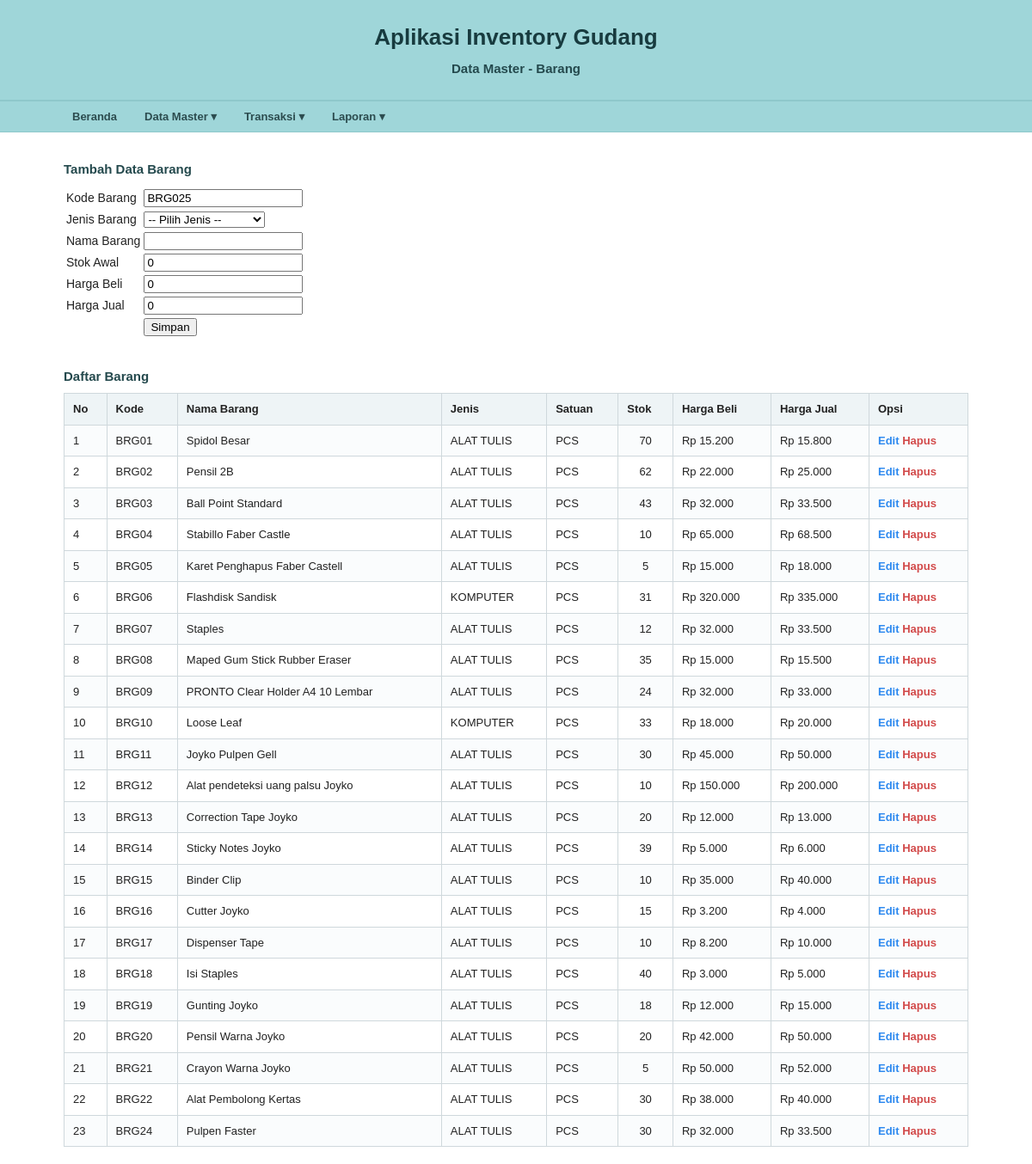
The app's page /master/barang.php with its own data.
### tables this page shows
CREATE TABLE `tb_barang` (
  `kd_barang` varchar(100) NOT NULL,
  `kode_jenis` varchar(20) DEFAULT NULL,
  `nama_barang` varchar(255) DEFAULT NULL,
  `stok` int(11) DEFAULT NULL,
  `harga_beli` int(11) DEFAULT NULL,
  `harga_jual` int(11) DEFAULT NULL,
  `gambar_produk` text DEFAULT NULL
);

CREATE TABLE `tb_jenis` (
  `kode_jenis` varchar(20) NOT NULL,
  `jenis` varchar(50) DEFAULT NULL,
  `satuan` varchar(30) DEFAULT NULL
);

### classes/Database.php (called while the page is built, shortened)
<?php
class Database {
    private static $instance = null;
    private $koneksi;
    private function __construct() {
        $host     = "localhost";
        $username = "root";
        $password = "";
        $database = "db_inventory";
        $this->koneksi = mysqli_connect($host, $username, $password, $database);
        mysqli_set_charset($this->koneksi, "utf8");
    }
    public static function getInstance() {
        if (self::$instance === null) {
            self::$instance = new Database();
        }
        return self::$instance;
    }
    public function query($sql) {
        return mysqli_query($this->koneksi, $sql);
    }
}

### classes/Barang.php (called while the page is built, shortened)
<?php
require_once __DIR__ . '/Database.php';
class Barang {
    private $db;
    public function __construct() {
        $this->db = Database::getInstance();
    }
    public function getAll() {
        $sql = "SELECT b.*, j.jenis, j.satuan
                FROM tb_barang b
                JOIN tb_jenis j ON b.kode_jenis = j.kode_jenis
                ORDER BY b.kd_barang";
        return $this->db->query($sql);
    }
    public function generateKode() {
        $res = $this->db->query("SELECT kd_barang FROM tb_barang ORDER BY kd_barang DESC LIMIT 1");
        $row  = mysqli_fetch_assoc($res);
        $last = (int)substr($row['kd_barang'], 3);
        return 'BRG' . str_pad($last + 1, 3, '0', STR_PAD_LEFT);
    }
}

### master/barang.php (the view, shortened to what this page needs)
<?php
require_once ROOT . '/classes/Barang.php';
$barang = new Barang();
$editData = null;
$autoKode = $barang->generateKode();
function rupiah($n) { return 'Rp ' . number_format($n, 0, ',', '.'); }
?>
<!DOCTYPE html>
<html lang="id">
<head>
  <link rel="stylesheet" href="<?= ROOT ?>/style.css">
</head>
<body>
<div class="judul">
  <h1>Aplikasi Inventory Gudang</h1>
  <h2>Data Master - Barang</h2>
</div>
<?php include ROOT . '/includes/navbar.php'; ?>
<div class="container">
  <h3><?= $editData ? 'Edit' : 'Tambah' ?> Data Barang</h3>
  <form action="barang.php" method="post">
    <table>
      <tr>
        <td>Kode Barang</td>
        <td><input type="text" name="kd_barang"
             value="<?= $editData ? $editData['kd_barang'] : $autoKode ?>"
             <?= $editData ? 'readonly' : '' ?> required></td>
      </tr>
      <tr>
        <td>Jenis Barang</td>
        <td>
          <select name="kode_jenis" required>
            <option value="">-- Pilih Jenis --</option>
          </select>
        </td>
      </tr>
      <tr>
        <td>Nama Barang</td>
        <td><input type="text" name="nama_barang" value="<?= $editData['nama_barang'] ?? '' ?>" required></td>
      </tr>
      <tr>
        <td>Stok Awal</td>
        <td><input type="number" name="stok" value="<?= $editData['stok'] ?? 0 ?>" min="0" required></td>
      </tr>
      <tr>
        <td>Harga Beli</td>
        <td><input type="number" name="harga_beli" value="<?= $editData['harga_beli'] ?? 0 ?>" min="0" required></td>
      </tr>
      <tr>
        <td>Harga Jual</td>
        <td><input type="number" name="harga_jual" value="<?= $editData['harga_jual'] ?? 0 ?>" min="0" required></td>
      </tr>
      <tr>
        <td></td>
        <td>
          <input type="submit" value="<?= $editData ? 'Update' : 'Simpan' ?>">
        </td>
      </tr>
    </table>
  </form>
  <br>
  <h3>Daftar Barang</h3>
  <table border="1" class="table">
    <tr>
      <th>No</th><th>Kode</th><th>Nama Barang</th><th>Jenis</th>
      <th>Satuan</th><th>Stok</th><th>Harga Beli</th><th>Harga Jual</th><th>Opsi</th>
    </tr>
    <?php $no=1; $res=$barang->getAll(); while($d=mysqli_fetch_assoc($res)): ?>
    <tr>
      <td><?= $no++ ?></td>
      <td><?= $d['kd_barang'] ?></td>
      <td><?= $d['nama_barang'] ?></td>
      <td><?= $d['jenis'] ?></td>
      <td><?= $d['satuan'] ?></td>
      <td style="text-align:center;<?= $d['stok']<5?'color:#d32f2f;font-weight:700;':'' ?>"><?= $d['stok'] ?></td>
      <td><?= rupiah($d['harga_beli']) ?></td>
      <td><?= rupiah($d['harga_jual']) ?></td>
      <td>
        <a class="edit" href="barang.php?edit=<?= urlencode($d['kd_barang']) ?>">Edit</a>
        <a class="hapus" href="barang.php?hapus=<?= urlencode($d['kd_barang']) ?>"
           onclick="return confirm('Hapus barang ini?')">Hapus</a>
      </td>
    </tr>
    <?php endwhile; ?>
  </table>
</div>
</body>
</html>

### includes/navbar.php (shortened to what this page needs)
<nav class="menu">
  <div class="container">
    <ul>
      <li><a href="<?= ROOT ?>/index.php">Beranda</a></li>
      <li>
        <a href="#">Data Master ▾</a>
      </li>
      <li>
        <a href="#">Transaksi ▾</a>
      </li>
      <li>
        <a href="#">Laporan ▾</a>
      </li>
    </ul>
  </div>
</nav>

### style.css (style rules this page uses)
* { box-sizing: border-box; }
html, body { margin: 0; padding: 0; }
body { font-family: Arial, Helvetica, sans-serif; font-size: 14px; color: #222; background: #fff; line-height: 1.5; }
.judul { background: #9fd6d9; border-bottom: 1px solid #8ec8cb; padding: 24px 16px; text-align: center; }
.judul h1 { margin: 0 0 6px 0; font-size: 26px; font-weight: 700; color: #183b3f; }
.judul h2 { margin: 0; font-size: 15px; font-weight: 700; color: #24494d; }
.menu { background: #9fd6d9; border-top: 1px solid #8ec8cb; border-bottom: 1px solid #8ec8cb; }
.menu .container { max-width: 1100px; margin: 0 auto; padding: 0 24px; }
.menu ul { list-style: none; margin: 0; padding: 0; display: flex; gap: 12px; }
.menu li { position: relative; }
.menu a { display: block; padding: 8px 10px; text-decoration: none; color: #2c4c4f; font-weight: 600; font-size: 13px; transition: all 0.2s ease; }
.container { max-width: 1100px; margin: 0 auto; padding: 20px 24px; }
h3 { margin: 12px 0 8px; font-size: 15px; color: #24494d; }
.table { width: 100%; border-collapse: collapse; background: #fff; margin-top: 6px; }
.table th, .table td { border: 1px solid #cfd8dc; padding: 8px 10px; vertical-align: middle; }
.table th { background: #eef4f6; font-weight: 700; text-align: left; font-size: 13px; }
.table td { font-size: 13px; }
.table tr:nth-child(even) td { background: #fafcfd; }
a.edit, a.hapus { text-decoration: none; font-weight: 600; font-size: 13px; }
a.edit { color: #2d89ef; }
a.hapus { color: #d24a4a; }

### records on screen
tb_barang: kd_barang "BRG025", kd_barang "BRG24", nama_barang "Pulpen Faster", kode_jenis.jenis "ALAT TULIS", kode_jenis.satuan "PCS", stok "30", harga_beli "Rp 32.000", harga_jual "Rp 33.500"
tb_barang: kd_barang "BRG01", nama_barang "Spidol Besar", kode_jenis.jenis "ALAT TULIS", kode_jenis.satuan "PCS", stok "70", harga_beli "Rp 15.200", harga_jual "Rp 15.800"
tb_barang: kd_barang "BRG02", nama_barang "Pensil 2B", kode_jenis.jenis "ALAT TULIS", kode_jenis.satuan "PCS", stok "62", harga_beli "Rp 22.000", harga_jual "Rp 25.000"
tb_barang: kd_barang "BRG03", nama_barang "Ball Point Standard", kode_jenis.jenis "ALAT TULIS", kode_jenis.satuan "PCS", stok "43", harga_beli "Rp 32.000", harga_jual "Rp 33.500"
tb_barang: kd_barang "BRG04", nama_barang "Stabillo Faber Castle", kode_jenis.jenis "ALAT TULIS", kode_jenis.satuan "PCS", stok "10", harga_beli "Rp 65.000", harga_jual "Rp 68.500"
tb_barang: kd_barang "BRG05", nama_barang "Karet Penghapus Faber Castell", kode_jenis.jenis "ALAT TULIS", kode_jenis.satuan "PCS", stok "5", harga_beli "Rp 15.000", harga_jual "Rp 18.000"
tb_barang: kd_barang "BRG06", nama_barang "Flashdisk Sandisk", kode_jenis.jenis "KOMPUTER", kode_jenis.satuan "PCS", stok "31", harga_beli "Rp 320.000", harga_jual "Rp 335.000"
tb_barang: kd_barang "BRG07", nama_barang "Staples", kode_jenis.jenis "ALAT TULIS", kode_jenis.satuan "PCS", stok "12", harga_beli "Rp 32.000", harga_jual "Rp 33.500"
tb_barang: kd_barang "BRG08", nama_barang "Maped Gum Stick Rubber Eraser", kode_jenis.jenis "ALAT TULIS", kode_jenis.satuan "PCS", stok "35", harga_beli "Rp 15.000", harga_jual "Rp 15.500"
tb_barang: kd_barang "BRG09", nama_barang "PRONTO Clear Holder A4 10 Lembar", kode_jenis.jenis "ALAT TULIS", kode_jenis.satuan "PCS", stok "24", harga_beli "Rp 32.000", harga_jual "Rp 33.000"
tb_barang: kd_barang "BRG10", nama_barang "Loose Leaf", kode_jenis.jenis "KOMPUTER", kode_jenis.satuan "PCS", stok "33", harga_beli "Rp 18.000", harga_jual "Rp 20.000"
tb_barang: kd_barang "BRG11", nama_barang "Joyko Pulpen Gell", kode_jenis.jenis "ALAT TULIS", kode_jenis.satuan "PCS", stok "30", harga_beli "Rp 45.000", harga_jual "Rp 50.000"
tb_barang: kd_barang "BRG12", nama_barang "Alat pendeteksi uang palsu Joyko", kode_jenis.jenis "ALAT TULIS", kode_jenis.satuan "PCS", stok "10", harga_beli "Rp 150.000", harga_jual "Rp 200.000"
tb_barang: kd_barang "BRG13", nama_barang "Correction Tape Joyko", kode_jenis.jenis "ALAT TULIS", kode_jenis.satuan "PCS", stok "20", harga_beli "Rp 12.000", harga_jual "Rp 13.000"
tb_barang: kd_barang "BRG14", nama_barang "Sticky Notes Joyko", kode_jenis.jenis "ALAT TULIS", kode_jenis.satuan "PCS", stok "39", harga_beli "Rp 5.000", harga_jual "Rp 6.000"
tb_barang: kd_barang "BRG15", nama_barang "Binder Clip", kode_jenis.jenis "ALAT TULIS", kode_jenis.satuan "PCS", stok "10", harga_beli "Rp 35.000", harga_jual "Rp 40.000"
tb_barang: kd_barang "BRG16", nama_barang "Cutter Joyko", kode_jenis.jenis "ALAT TULIS", kode_jenis.satuan "PCS", stok "15", harga_beli "Rp 3.200", harga_jual "Rp 4.000"
tb_barang: kd_barang "BRG17", nama_barang "Dispenser Tape", kode_jenis.jenis "ALAT TULIS", kode_jenis.satuan "PCS", stok "10", harga_beli "Rp 8.200", harga_jual "Rp 10.000"
tb_barang: kd_barang "BRG18", nama_barang "Isi Staples", kode_jenis.jenis "ALAT TULIS", kode_jenis.satuan "PCS", stok "40", harga_beli "Rp 3.000", harga_jual "Rp 5.000"
tb_barang: kd_barang "BRG19", nama_barang "Gunting Joyko", kode_jenis.jenis "ALAT TULIS", kode_jenis.satuan "PCS", stok "18", harga_beli "Rp 12.000", harga_jual "Rp 15.000"
tb_barang: kd_barang "BRG20", nama_barang "Pensil Warna Joyko", kode_jenis.jenis "ALAT TULIS", kode_jenis.satuan "PCS", stok "20", harga_beli "Rp 42.000", harga_jual "Rp 50.000"
tb_barang: kd_barang "BRG21", nama_barang "Crayon Warna Joyko", kode_jenis.jenis "ALAT TULIS", kode_jenis.satuan "PCS", stok "5", harga_beli "Rp 50.000", harga_jual "Rp 52.000"
tb_barang: kd_barang "BRG22", nama_barang "Alat Pembolong Kertas", kode_jenis.jenis "ALAT TULIS", kode_jenis.satuan "PCS", stok "30", harga_beli "Rp 38.000", harga_jual "Rp 40.000"
